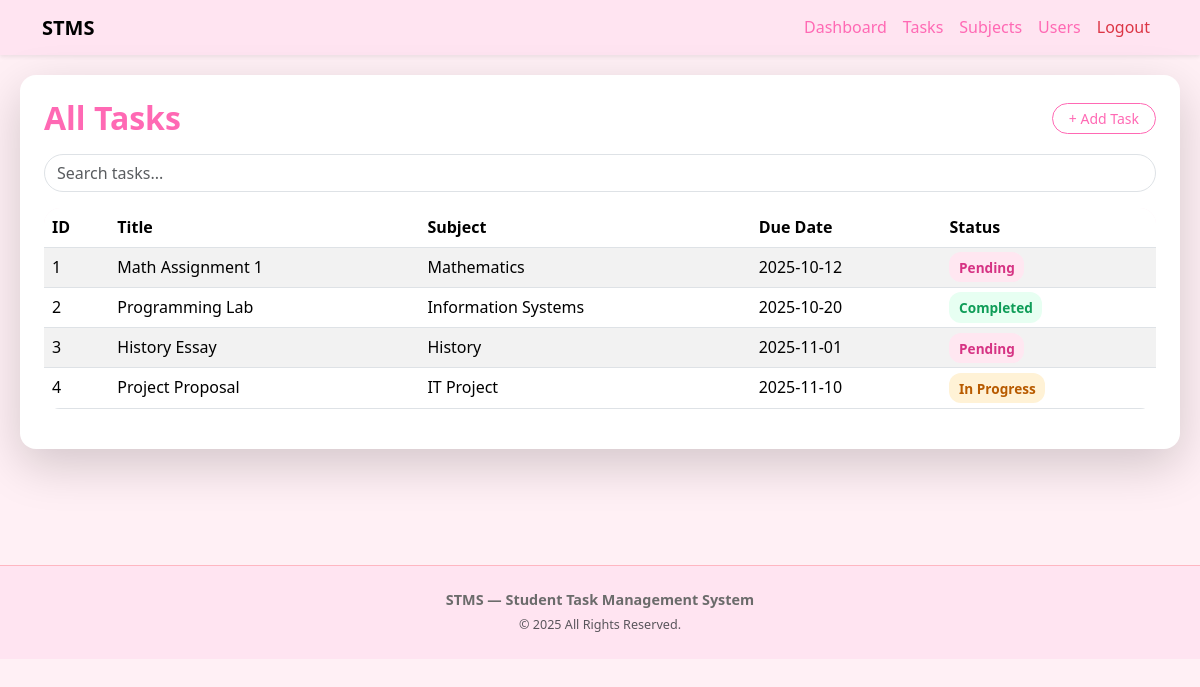
The page /student_task_management_system/tasks.php (signed in) on the database as committed earlier.
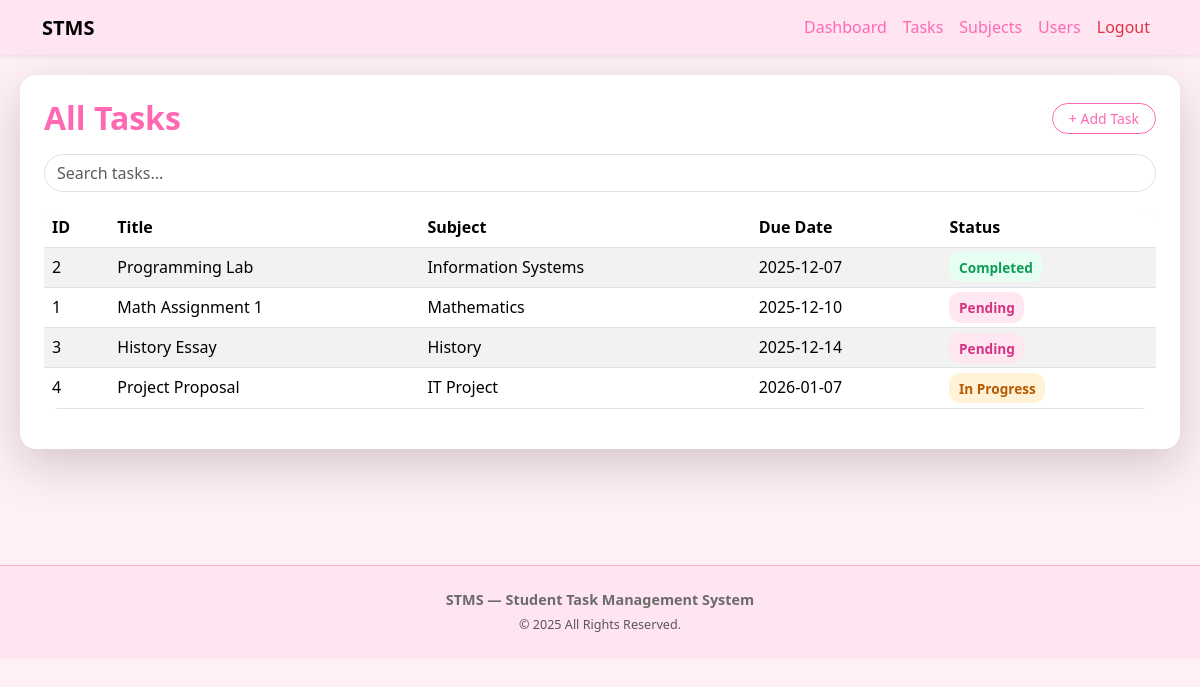
The same page on the database as committed later.
### tables this page shows
CREATE TABLE `tasks` (
  `id` int(10) UNSIGNED NOT NULL,
  `title` varchar(150) NOT NULL,
  `subject_id` int(10) UNSIGNED NOT NULL,
  `user_id` int(10) UNSIGNED DEFAULT NULL,
  `due_date` date NOT NULL,
  `status` enum('Pending','In Progress','Completed') DEFAULT 'Pending',
  `created_at` timestamp NOT NULL DEFAULT current_timestamp()
);

CREATE TABLE `subjects` (
  `id` int(10) UNSIGNED NOT NULL,
  `name` varchar(100) NOT NULL,
  `code` varchar(20) NOT NULL,
  `created_at` timestamp NOT NULL DEFAULT current_timestamp()
);

### student_task_management_system/tasks.php (the view, shortened to what this page needs)
<?php
require 'includes/conn.php';
require 'includes/header.php';
$tasks = $conn->query("
    SELECT t.id, t.title, t.due_date, t.status, s.name AS subject
    FROM tasks t
    JOIN subjects s ON t.subject_id = s.id
    ORDER BY t.due_date ASC
");
?>
<div class="card shadow-lg p-4 mb-5">
    <div class="d-flex justify-content-between align-items-center mb-3">
        <h2 class="card-title m-0">All Tasks</h2>
        <a href="dashboard.php" class="btn btn-outline-pink btn-sm px-3">+ Add Task</a>
    </div>
    <div class="mb-3">
        <input type="text" id="taskSearch" class="form-control" placeholder="Search tasks...">
    </div>
    <div class="table-responsive">
        <table class="table table-striped table-hover align-middle" id="taskTable">
            <thead>
                <tr>
                    <th>ID</th>
                    <th>Title</th>
                    <th>Subject</th>
                    <th>Due Date</th>
                    <th>Status</th>
                </tr>
            </thead>
            <tbody>
            <?php while($t = $tasks->fetch_assoc()): ?>
                <tr>
                    <td><?= $t['id'] ?></td>
                    <td><?= htmlspecialchars($t['title']) ?></td>
                    <td><?= htmlspecialchars($t['subject']) ?></td>
                    <td><?= $t['due_date'] ?></td>
                    <td>
                        <?php if($t['status'] === "Pending"): ?>
                            <span class="badge-status badge-pending">Pending</span>
                        <?php elseif($t['status'] === "In Progress"): ?>
                            <span class="badge-status badge-progress">In Progress</span>
                        <?php else: ?>
                            <span class="badge-status badge-completed">Completed</span>
                        <?php endif; ?>
                    </td>
                </tr>
            <?php endwhile; ?>
            </tbody>
        </table>
    </div>
</div>
<?php require 'includes/footer.php'; ?>

Rows that differ between the two databases and show on the page:
changed tasks "Programming Lab": due_date "2025-10-20" → "2025-12-07"; moves up the list
changed tasks "Math Assignment 1": due_date "2025-10-12" → "2025-12-10"
changed tasks "History Essay": due_date "2025-11-01" → "2025-12-14"
changed tasks "Project Proposal": due_date "2025-11-10" → "2026-01-07"
